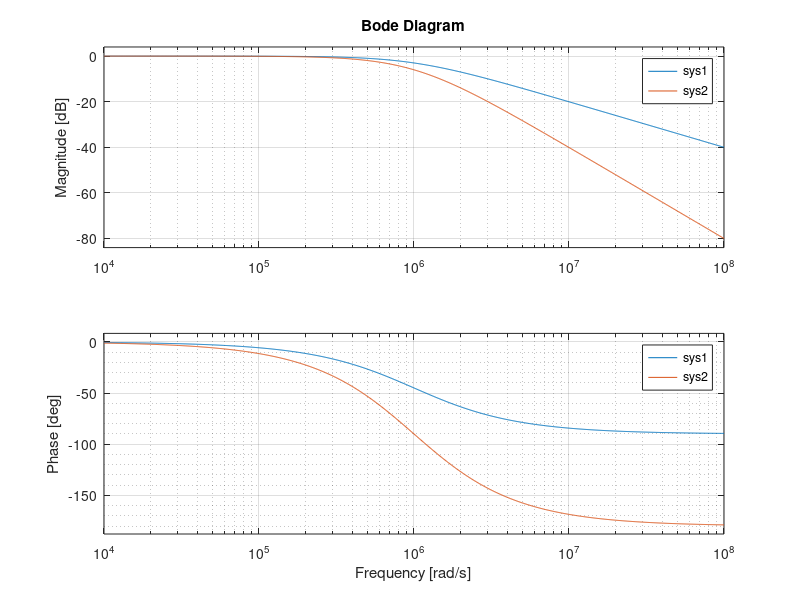

The MATLAB source for this figure:
R=100;
C=10e-9;

% single RC stage 
num= [1];
den= [R*C, 1];
sys1= tf(num,den);

%two-stage RC ladder with buffer
sys2= sys1 * sys1; % series composition

bode(sys1, sys2);
grid minor;
